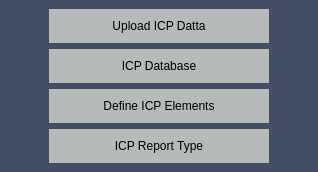
             <widget class="QWidget" name="icpMenu">
              <layout class="QVBoxLayout" name="verticalLayout_4">
               <property name="leftMargin">
                <number>0</number>
               </property>
               <property name="topMargin">
                <number>0</number>
               </property>
               <property name="rightMargin">
                <number>0</number>
               </property>
               <property name="bottomMargin">
                <number>0</number>
               </property>
               <item>
                <widget class="QWidget" name="widget" native="true">
                 <property name="styleSheet">
                  <string notr="true">QWidget {
	background-color: rgb(66, 78, 101);
}

QPushButton {
	padding: 10px;
	width:200px;
	border:none; 
	background-color: rgb(182, 186, 185)
}

QPushButton:hover{
	background-color: rgb(180, 180, 180)
}

</string>
                 </property>
                 <layout class="QHBoxLayout" name="horizontalLayout_8">
                  <property name="leftMargin">
                   <number>0</number>
                  </property>
                  <property name="topMargin">
                   <number>0</number>
                  </property>
                  <property name="rightMargin">
                   <number>0</number>
                  </property>
                  <property name="bottomMargin">
                   <number>0</number>
                  </property>
                  <item>
                   <spacer name="horizontalSpacer_3">
                    <property name="orientation">
                     <enum>Qt::Horizontal</enum>
                    </property>
                    <property name="sizeHint" stdset="0">
                     <size>
                      <width>40</width>
                      <height>20</height>
                     </size>
                    </property>
                   </spacer>
                  </item>
                  <item alignment="Qt::AlignVCenter">
                   <widget class="QWidget" name="widget_10" native="true">
                    <property name="styleSheet">
                     <string notr="true"/>
                    </property>
                    <layout class="QVBoxLayout" name="verticalLayout_3">
                     <item>
                      <widget class="QPushButton" name="icpUploadBtn">
                       <property name="text">
                        <string>Upload ICP Datta</string>
                       </property>
                       <property name="checkable">
                        <bool>true</bool>
                       </property>
                      </widget>
                     </item>
                     <item>
                      <widget class="QPushButton" name="icpDatabaseBtn">
                       <property name="text">
                        <string>ICP Database</string>
                       </property>
                       <property name="checkable">
                        <bool>true</bool>
                       </property>
                      </widget>
                     </item>
                     <item>
                      <widget class="QPushButton" name="icpElementsBtn">
                       <property name="text">
                        <string>Define ICP Elements</string>
                       </property>
                       <property name="checkable">
                        <bool>true</bool>
                       </property>
                      </widget>
                     </item>
                     <item>
                      <widget class="QPushButton" name="icpReportBtn">
                       <property name="text">
                        <string>ICP Report Type</string>
                       </property>
                       <property name="checkable">
                        <bool>true</bool>
                       </property>
                      </widget>
                     </item>
                    </layout>
                   </widget>
                  </item>
                  <item>
                   <spacer name="horizontalSpacer_4">
                    <property name="orientation">
                     <enum>Qt::Horizontal</enum>
                    </property>
                    <property name="sizeHint" stdset="0">
                     <size>
                      <width>40</width>
                      <height>20</height>
                     </size>
                    </property>
                   </spacer>
                  </item>
                 </layout>
                </widget>
               </item>
              </layout>
             </widget>
